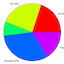

Reproduce this figure in R.
input_show_percentage<-TRUE
input_column<-"chr"
input_title_size<-20
input_label_size<-10
input_rainbow_color<-FALSE


visr.applyParameters()

mytable <- table(input_table[,input_column])

lbls <- names(mytable)
{{
if (input_show_percentage) {
  pct <- round(mytable/sum(mytable)*100)
  lbls <- paste(lbls, "\n", pct) # add percents to labels 
  lbls <- paste(lbls, "%",sep="") # ad % to labels 
} else {
  lbls <- paste(lbls, "\n", mytable, sep="")
}
}}

par(cex=input_label_size/20)
par(cex.main=input_title_size/input_label_size)

if (input_title == "") input_title<-paste("Pie Chart of ", input_column)


{{
if (input_rainbow_color) {
  pie(mytable, labels = lbls, main=input_title, col=rainbow(length(lbls)))
  legend("left", legend = names(mytable), fill=rainbow(length(lbls)), cex=1)
} else {
  pie(mytable, labels = lbls, main=input_title)
}
}}
